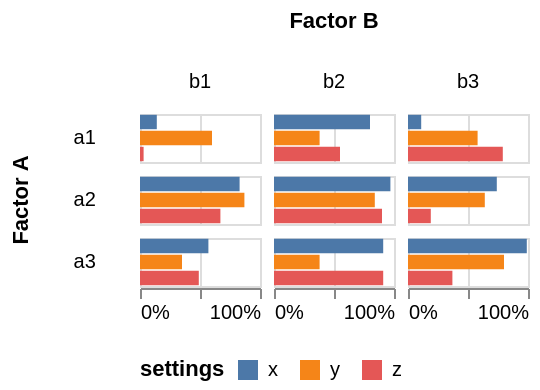

Vega-Lite specification for this chart:
### Vega-Lite specification from a JSON file in a GitHub repository (floating-point values rounded to 4 significant figures)
{"$schema": "https://vega.github.io/schema/vega-lite/v6.json", "description": "A simple grid of bar charts to compare performance data.", "data": {"values": [{"a": "a1", "b": "b1", "c": "x", "p": "0.14"}, {"a": "a1", "b": "b1", "c": "y", "p": "0.60"}, {"a": "a1", "b": "b1", "c": "z", "p": "0.03"}, {"a": "a1", "b": "b2", "c": "x", "p": "0.80"}, {"a": "a1", "b": "b2", "c": "y", "p": "0.38"}, {"a": "a1", "b": "b2", "c": "z", "p": "0.55"}, {"a": "a1", "b": "b3", "c": "x", "p": "0.11"}, {"a": "a1", "b": "b3", "c": "y", "p": "0.58"}, {"a": "a1", "b": "b3", "c": "z", "p": "0.79"}, {"a": "a2", "b": "b1", "c": "x", "p": "0.83"}, {"a": "a2", "b": "b1", "c": "y", "p": "0.87"}, {"a": "a2", "b": "b1", "c": "z", "p": "0.67"}, {"a": "a2", "b": "b2", "c": "x", "p": "0.97"}, {"a": "a2", "b": "b2", "c": "y", "p": "0.84"}, {"a": "a2", "b": "b2", "c": "z", "p": "0.90"}, {"a": "a2", "b": "b3", "c": "x", "p": "0.74"}, {"a": "a2", "b": "b3", "c": "y", "p": "0.64"}, {"a": "a2", "b": "b3", "c": "z", "p": "0.19"}, {"a": "a3", "b": "b1", "c": "x", "p": "0.57"}, {"a": "a3", "b": "b1", "c": "y", "p": "0.35"}, {"a": "a3", "b": "b1", "c": "z", "p": "0.49"}, {"a": "a3", "b": "b2", "c": "x", "p": "0.91"}, {"a": "a3", "b": "b2", "c": "y", "p": "0.38"}, {"a": "a3", "b": "b2", "c": "z", "p": "0.91"}, {"a": "a3", "b": "b3", "c": "x", "p": "0.99"}, {"a": "a3", "b": "b3", "c": "y", "p": "0.80"}, {"a": "a3", "b": "b3", "c": "z", "p": "0.37"}]}, "width": 60, "height": {"step": 8}, "spacing": 5, "mark": "bar", "encoding": {"y": {"field": "c", "type": "nominal", "axis": null}, "x": {"field": "p", "type": "quantitative", "axis": {"format": "%"}, "title": null}, "color": {"field": "c", "type": "nominal", "legend": {"orient": "bottom", "titleOrient": "left"}, "title": "settings"}, "row": {"field": "a", "title": "Factor A", "header": {"labelAngle": 0}}, "column": {"field": "b", "title": "Factor B"}}}
